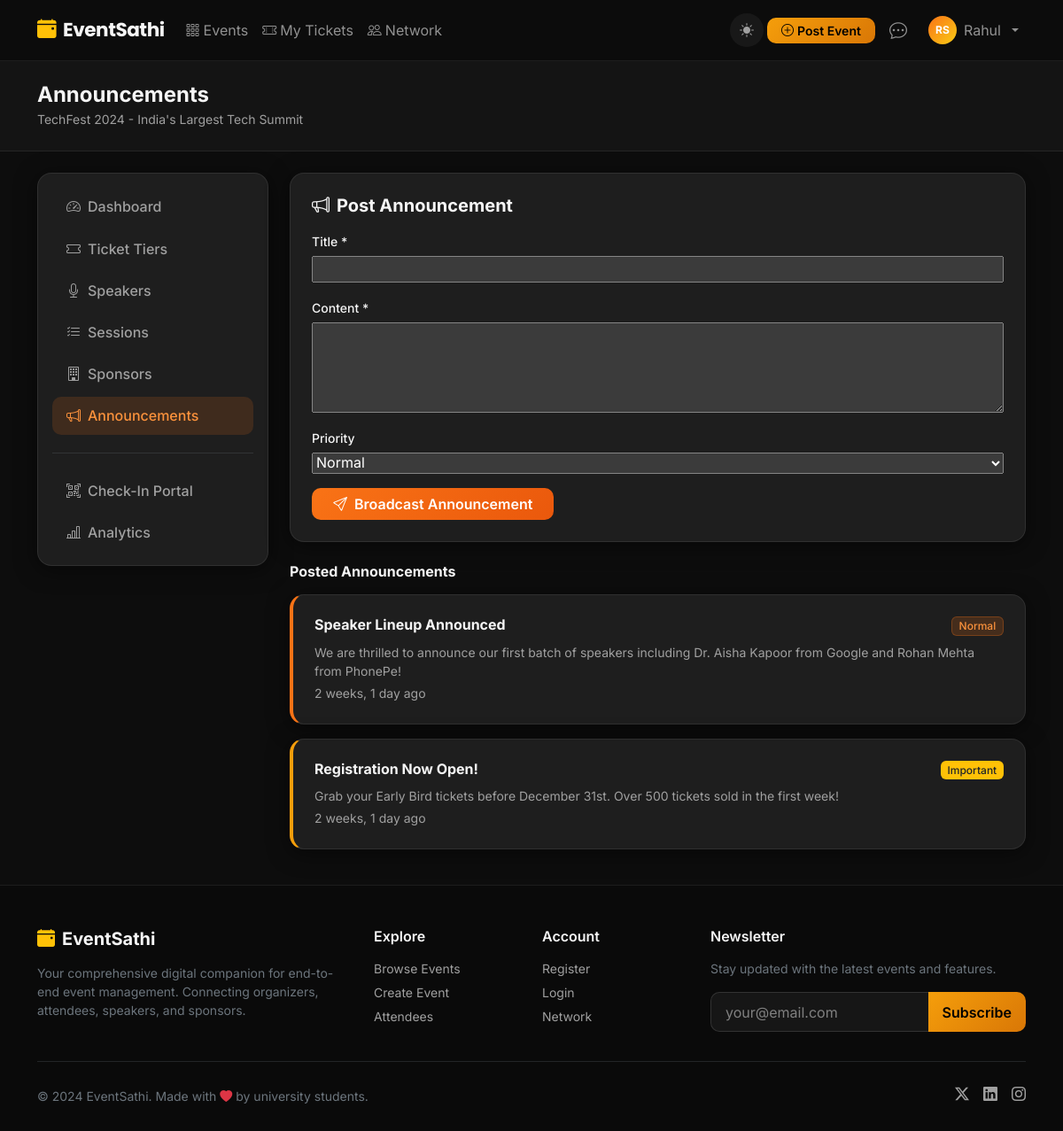
/events/techfest-2024/manage/announcements/ (signed in), run on the app's committed database.
### events/models.py (models this page shows, shortened)
class Event(models.Model):
    STATUS_CHOICES = [
        ('draft', 'Draft'),
        ('published', 'Published'),
        ('ongoing', 'Ongoing'),
        ('completed', 'Completed'),
        ('cancelled', 'Cancelled'),
    ]
    CATEGORY_CHOICES = [
        ('conference', 'Conference'),
        ('workshop', 'Workshop'),
        ('seminar', 'Seminar'),
        ('webinar', 'Webinar'),
        ('hackathon', 'Hackathon'),
        ('cultural', 'Cultural'),
        ('sports', 'Sports'),
        ('networking', 'Networking'),
        ('other', 'Other'),
    ]
    organizer = models.ForeignKey(User, on_delete=models.CASCADE, related_name='organized_events')
    title = models.CharField(max_length=300)
    slug = models.SlugField(max_length=300, unique=True)
    description = models.TextField()
    category = models.CharField(max_length=50, choices=CATEGORY_CHOICES, default='conference')
    banner = models.ImageField(upload_to='event_banners/', blank=True, null=True)
    start_date = models.DateTimeField()
    end_date = models.DateTimeField()
    registration_start = models.DateTimeField(blank=True, null=True)
    registration_end = models.DateTimeField(blank=True, null=True)
    venue = models.CharField(max_length=300)
    city = models.CharField(max_length=100)
    is_virtual = models.BooleanField(default=False)
    virtual_link = models.URLField(blank=True)
    max_capacity = models.PositiveIntegerField(default=100)
    status = models.CharField(max_length=20, choices=STATUS_CHOICES, default='published')
    is_featured = models.BooleanField(default=False)
    tags = models.CharField(max_length=500, blank=True)
    created_at = models.DateTimeField(auto_now_add=True)
    updated_at = models.DateTimeField(auto_now=True)
    class Meta:
        ordering = ['-start_date']

class Announcement(models.Model):
    PRIORITY_CHOICES = [
        ('normal', 'Normal'),
        ('important', 'Important'),
        ('urgent', 'Urgent'),
    ]
    event = models.ForeignKey(Event, on_delete=models.CASCADE, related_name='announcements')
    author = models.ForeignKey(User, on_delete=models.CASCADE)
    title = models.CharField(max_length=300)
    content = models.TextField()
    priority = models.CharField(max_length=20, choices=PRIORITY_CHOICES, default='normal')
    created_at = models.DateTimeField(auto_now_add=True)
    class Meta:
        ordering = ['-created_at']

### events/views.py (the view, shortened to what this page needs)
# urls.py: path('<slug:slug>/manage/announcements/', views.manage_announcements, name='manage_announcements'),
@login_required
def manage_announcements(request, slug):
    event = get_object_or_404(Event, slug=slug, organizer=request.user)
    form = AnnouncementForm(request.POST or None)
    announcements = event.announcements.all()
    return render(request, 'events/manage/announcements.html', {'event': event, 'form': form, 'announcements': announcements})

### events/forms.py
class AnnouncementForm(forms.ModelForm):
    class Meta:
        model = Announcement
        fields = ['title', 'content', 'priority']
        widgets = {
            'content': forms.Textarea(attrs={'rows': 4}),
        }

### templates/events/manage/announcements.html (shortened to what this page needs)
{% extends 'base.html' %}
{% block content %}
<div class="py-4" style="background:var(--es-dark-2);border-bottom:1px solid var(--es-border);">
    <div class="container"><h4 class="fw-bold mb-0">Announcements</h4><small class="text-muted">{{ event.title }}</small></div>
</div>
<div class="container py-4">
    <div class="row gy-4">
        <div class="col-lg-3">
            <div class="card p-3 manage-sidebar">
                <nav class="nav flex-column gap-1">
                    <a class="nav-link" href="{% url 'event_manage' event.slug %}"><i class="bi bi-speedometer2 me-2"></i>Dashboard</a>
                    <a class="nav-link" href="{% url 'manage_tickets' event.slug %}"><i class="bi bi-ticket me-2"></i>Ticket Tiers</a>
                    <a class="nav-link" href="{% url 'manage_speakers' event.slug %}"><i class="bi bi-mic me-2"></i>Speakers</a>
                    <a class="nav-link" href="{% url 'manage_sessions' event.slug %}"><i class="bi bi-list-check me-2"></i>Sessions</a>
                    <a class="nav-link" href="{% url 'manage_sponsors' event.slug %}"><i class="bi bi-building me-2"></i>Sponsors</a>
                    <a class="nav-link active" href="{% url 'manage_announcements' event.slug %}"><i class="bi bi-megaphone me-2"></i>Announcements</a>
                    <hr class="border-secondary">
                    <a class="nav-link" href="{% url 'check_in' event.slug %}"><i class="bi bi-qr-code-scan me-2"></i>Check-In Portal</a>
                    <a class="nav-link" href="{% url 'event_analytics' event.slug %}"><i class="bi bi-bar-chart-line me-2"></i>Analytics</a>
                </nav>
            </div>
        </div>
        <div class="col-lg-9">
            <div class="card p-4 mb-4">
                <h5 class="fw-bold mb-3"><i class="bi bi-megaphone me-2"></i>Post Announcement</h5>
                <form method="post" novalidate>
                    <div class="mb-3"><label class="form-label small">Title *</label>{{ form.title }}</div>
                    <div class="mb-3"><label class="form-label small">Content *</label>{{ form.content }}</div>
                    <div class="mb-3"><label class="form-label small">Priority</label>{{ form.priority }}</div>
                    <button type="submit" class="btn btn-primary px-4">
                        <i class="bi bi-send me-2"></i>Broadcast Announcement
                    </button>
                </form>
            </div>
            {% if announcements %}
            <h6 class="fw-bold mb-3">Posted Announcements</h6>
            {% for ann in announcements %}
            <div class="card p-4 mb-3 announcement-{{ ann.priority }}">
                <div class="d-flex justify-content-between align-items-start mb-2">
                    <h6 class="fw-bold mb-0">{{ ann.title }}</h6>
                    <span class="badge {% if ann.priority == 'urgent' %}bg-danger{% elif ann.priority == 'important' %}bg-warning text-dark{% else %}badge-category{% endif %}">{{ ann.get_priority_display }}</span>
                </div>
                <p class="text-muted small mb-1">{{ ann.content }}</p>
                <small class="text-muted">{{ ann.created_at|timesince }} ago</small>
            </div>
            {% endfor %}
            {% endif %}
        </div>
    </div>
</div>
{% endblock %}

### templates/base.html (shortened to what this page needs)
<!DOCTYPE html>
<html lang="en" data-theme="dark">
<head>
    <link href="https://cdn.jsdelivr.net/npm/bootstrap@5.3.2/dist/css/bootstrap.min.css" rel="stylesheet">
    <link href="https://cdn.jsdelivr.net/npm/bootstrap-icons@1.11.3/font/bootstrap-icons.css" rel="stylesheet">
    {% load static %}
    <link rel="stylesheet" href="{% static 'css/style.css' %}">
</head>
<body>
<nav class="navbar navbar-expand-lg navbar-dark sticky-top" id="mainNav">
    <div class="container">
        <a class="navbar-brand fw-bold" href="{% url 'home' %}">
            <i class="bi bi-calendar-event-fill me-2 text-warning"></i>EventSathi
        </a>
        <div class="collapse navbar-collapse" id="navbarNav">
            <ul class="navbar-nav me-auto">
                <li class="nav-item">
                    <a class="nav-link" href="{% url 'event_list' %}"><i class="bi bi-grid-3x3-gap me-1"></i>Events</a>
                </li>
                {% if user.is_authenticated %}
                <li class="nav-item">
                    <a class="nav-link" href="{% url 'my_tickets' %}"><i class="bi bi-ticket-perforated me-1"></i>My Tickets</a>
                </li>
                <li class="nav-item">
                    <a class="nav-link" href="{% url 'network_hub' %}"><i class="bi bi-people me-1"></i>Network</a>
                </li>
                {% endif %}
            </ul>
            <ul class="navbar-nav ms-auto align-items-center">
                <li class="nav-item me-1">
                    <button class="theme-toggle border-0" id="themeToggle" title="Toggle light/dark mode">
                        <i class="bi bi-moon-stars-fill" id="themeIcon"></i>
                    </button>
                </li>
                {% if user.is_authenticated %}
                {% with profile=user.profile %}
                {% if profile.role == 'organizer' or user.is_staff %}
                <li class="nav-item me-2">
                    <a class="btn btn-warning btn-sm px-3 fw-semibold" href="{% url 'event_create' %}">
                        <i class="bi bi-plus-circle me-1"></i>Post Event
                    </a>
                </li>
                {% endif %}
                {% endwith %}
                <li class="nav-item me-2">
                    <a class="nav-link position-relative" href="{% url 'messages_list' %}">
                        <i class="bi bi-chat-dots fs-5"></i>
                    </a>
                </li>
                <li class="nav-item dropdown">
                    <a class="nav-link dropdown-toggle d-flex align-items-center gap-2" href="#" data-bs-toggle="dropdown">
                        <div class="avatar-sm">{{ user.first_name|first|upper }}{{ user.last_name|first|upper }}</div>
                        <span>{{ user.first_name|default:user.username }}</span>
                    </a>
                </li>
                {% endif %}
            </ul>
        </div>
    </div>
</nav>
{% block content %}{% endblock %}
<footer class="footer mt-auto">
    <div class="container">
        <div class="row gy-4">
            <div class="col-lg-4">
                <h5 class="fw-bold text-white mb-3"><i class="bi bi-calendar-event-fill me-2 text-warning"></i>EventSathi</h5>
                <p class="text-secondary small">Your comprehensive digital companion for end-to-end event management. Connecting organizers, attendees, speakers, and sponsors.</p>
            </div>
            <div class="col-lg-2 col-6">
                <h6 class="text-white fw-semibold mb-3">Explore</h6>
                <ul class="list-unstyled small">
                    <li><a href="{% url 'event_list' %}" class="footer-link">Browse Events</a></li>
                    <li><a href="{% url 'event_create' %}" class="footer-link">Create Event</a></li>
                    <li><a href="{% url 'attendees_list' %}" class="footer-link">Attendees</a></li>
                </ul>
            </div>
            <div class="col-lg-2 col-6">
                <h6 class="text-white fw-semibold mb-3">Account</h6>
                <ul class="list-unstyled small">
                    <li><a href="{% url 'register' %}" class="footer-link">Register</a></li>
                    <li><a href="{% url 'login' %}" class="footer-link">Login</a></li>
                    <li><a href="{% url 'network_hub' %}" class="footer-link">Network</a></li>
                </ul>
            </div>
            <div class="col-lg-4">
                <h6 class="text-white fw-semibold mb-3">Newsletter</h6>
                <p class="text-secondary small">Stay updated with the latest events and features.</p>
                <div class="input-group">
                    <input type="email" class="form-control bg-dark border-secondary text-white" placeholder="your@email.com">
                    <button class="btn btn-warning px-3">Subscribe</button>
                </div>
            </div>
        </div>
        <hr class="border-secondary mt-4">
        <div class="d-flex flex-wrap justify-content-between align-items-center py-2">
            <p class="text-secondary small mb-0">&copy; 2024 EventSathi. Made with <i class="bi bi-heart-fill text-danger"></i> by university students.</p>
            <div class="d-flex gap-3">
                <a href="#" class="footer-link"><i class="bi bi-twitter-x"></i></a>
                <a href="#" class="footer-link"><i class="bi bi-linkedin"></i></a>
                <a href="#" class="footer-link"><i class="bi bi-instagram"></i></a>
            </div>
        </div>
    </div>
</footer>
</body>
</html>

### templates/events/manage/announcements.html (style rules this page uses)
input, textarea, select { width:100%; display:block; }

### data on the page
Event: title "TechFest 2024 - India's Largest Tech Summit"
Announcement: title "Speaker Lineup Announced", priority "Normal", content "We are thrilled to announce our first batch of speakers including Dr. Aisha Kapoor from Google and Rohan Mehta from PhonePe!", created_at "2 weeks, 1 day"
Announcement: title "Registration Now Open!", priority "Important", content "Grab your Early Bird tickets before December 31st. Over 500 tickets sold in the first week!", created_at "2 weeks, 1 day"

### other printed values
{{ user.first_name|first|upper }} "R"
{{ user.last_name|first|upper }} "S"
{{ user.first_name|default:user.username }} "Rahul"
